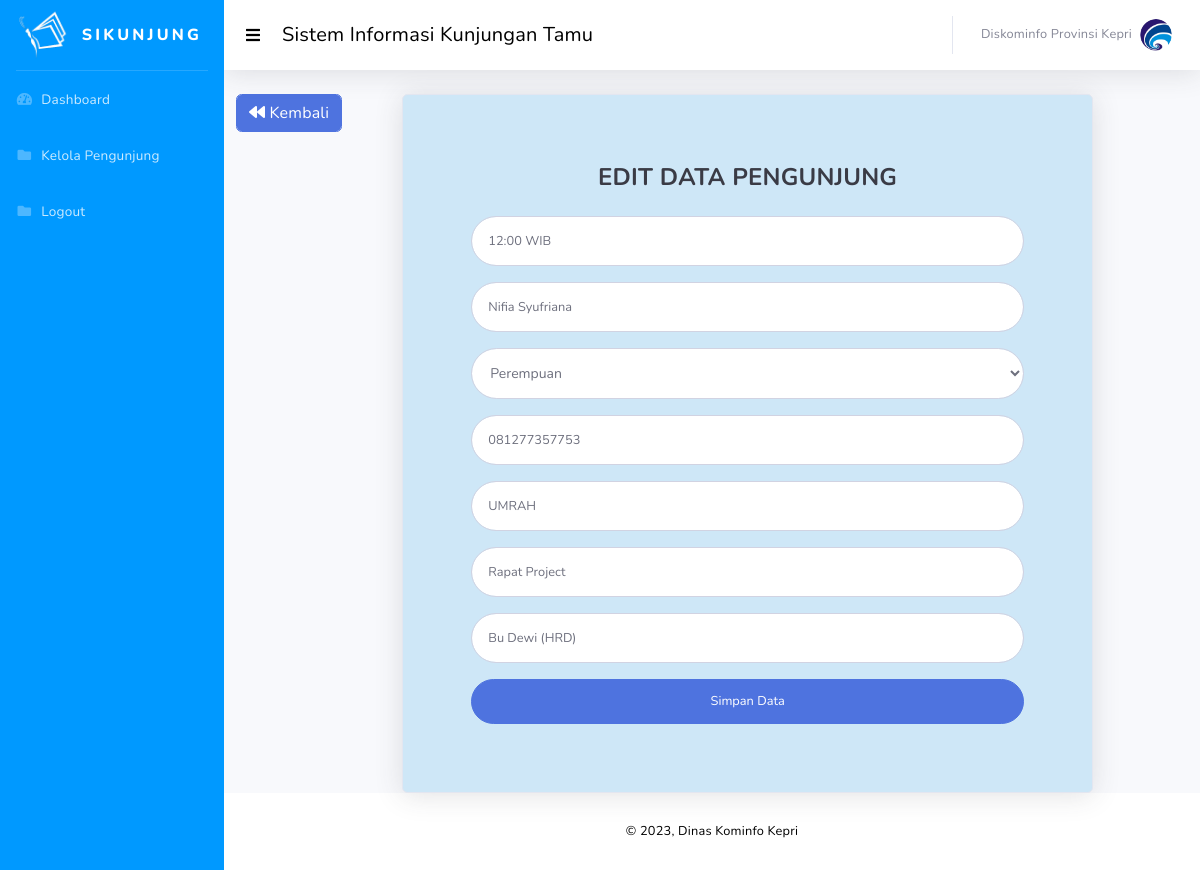
The app's page /edit_data.php?id=2 (signed in) with its own data.
### tables this page shows
CREATE TABLE `ttamu` (
  `id` int(3) NOT NULL,
  `tanggal` date NOT NULL,
  `nama` varchar(100) NOT NULL,
  `waktu_kunjungan` varchar(50) NOT NULL,
  `gender` varchar(20) NOT NULL,
  `telepon` varchar(20) NOT NULL,
  `instansi` varchar(100) NOT NULL,
  `keperluan` varchar(500) NOT NULL,
  `nama_dituju` varchar(200) NOT NULL,
  `status_kunjungan` varchar(20) NOT NULL,
  `id_user` int(20) DEFAULT NULL,
  `tanggal_dibuat` timestamp NOT NULL DEFAULT current_timestamp(),
  `keterangan_rejected` varchar(500) NOT NULL
);

### edit_data.php (the view, shortened to what this page needs)
<?php
    include "theader.php";
    include "koneksi.php";
    $id = $_GET['id'];
    $ambilData = mysqli_query($koneksi, "SELECT * FROM ttamu WHERE id='$id'");
    $data = mysqli_fetch_array($ambilData);
?>
<div class="container-fluid">
    <div class="row mt-2">
        <div>
            <a href="dashboardPengunjung.php" class="btn btn-primary form-control"><i class="fa fa-backward"></i> Kembali</a>
        </div>
        <div class="col-md-9 mx-sm-5">
            <div class="card shadow">
                <div class="card-body">
                    <div class='p-5'>
                        <div class="text-center">
                            <h1 class="h4 text-gray-900 mb-4" >EDIT DATA PENGUNJUNG</h1>
                        </div>
                        <form class="user" method="POST" action="">
                                <div class="form-group">
                                    <input type="text" class="form-control form-control-user" id="exampleInputTime" value="<?php echo $data['waktu_kunjungan'] ?>" name='waktu_kunjungan'  placeholder="Jam Kunjungan" required>
                                </div>
                                <div class="form-group">
                                    <input type="text" class="form-control form-control-user" id="exampleInputName" value="<?php echo $data['nama'] ?>" name='nama' placeholder="Nama Lengkap" required>
                                </div>
                                <div class="form-group">
                                    <select class="form-select mt-3 form-control-gender" name='gender' required>
                                        <option value="Perempuan" <?php echo ($data['gender']=='Perempuan')?"selected":"";?>>Perempuan</option>
                                    </select>
                                </div>
                                <div class="form-group">
                                    <input type="text" class="form-control form-control-user" id="exampleInputTelepon" value="<?php echo $data['telepon'] ?>" name='telepon' placeholder="Nomor Telepon" required>
                                </div>
                                <div class="form-group">
                                    <input type="text" class="form-control form-control-user" id="exampleInputInstansi" value="<?php echo $data['instansi'] ?>" name='instansi' placeholder="Instansi" required>
                                </div>
                                <div class="form-group">
                                    <input type="text" class="form-control form-control-user" id="exampleInputKeperluan" value="<?php echo $data['keperluan'] ?>" name='keperluan' placeholder="Keperluan Kunjungan" required>
                                </div>
                                <div class="form-group">
                                    <input type="text" class="form-control form-control-user" id="exampleInputDituju" value="<?php echo $data['nama_dituju'] ?>" name='nama_dituju' placeholder="Nama yang Ditujukan" required>
                                </div>
                                <button type="submit" name="bsimpan" class="btn btn-primary btn-user btn-block">Simpan Data</button>
                        </form>
                    </div>
                </div>
            </div>
        </div>
    </div>
</div>
<?php include('tfooter.php')?>
</body>
</html>

### records on screen
ttamu: waktu_kunjungan "12:00 WIB", nama "Nifia Syufriana", gender "Perempuan", telepon "081277357753", instansi "UMRAH", keperluan "Rapat Project", nama_dituju "Bu Dewi (HRD)"
